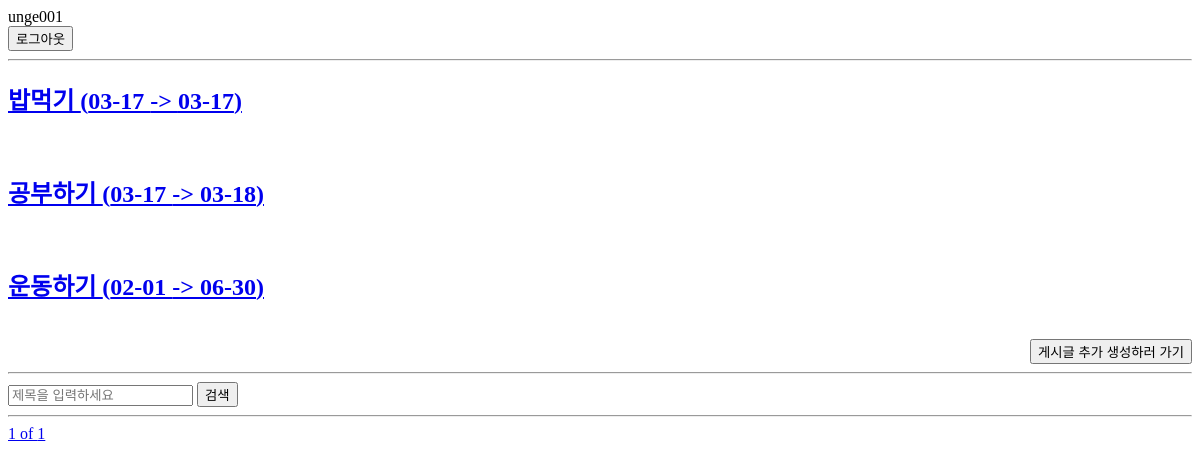
The page /todo/ (signed in) on the database as committed earlier.
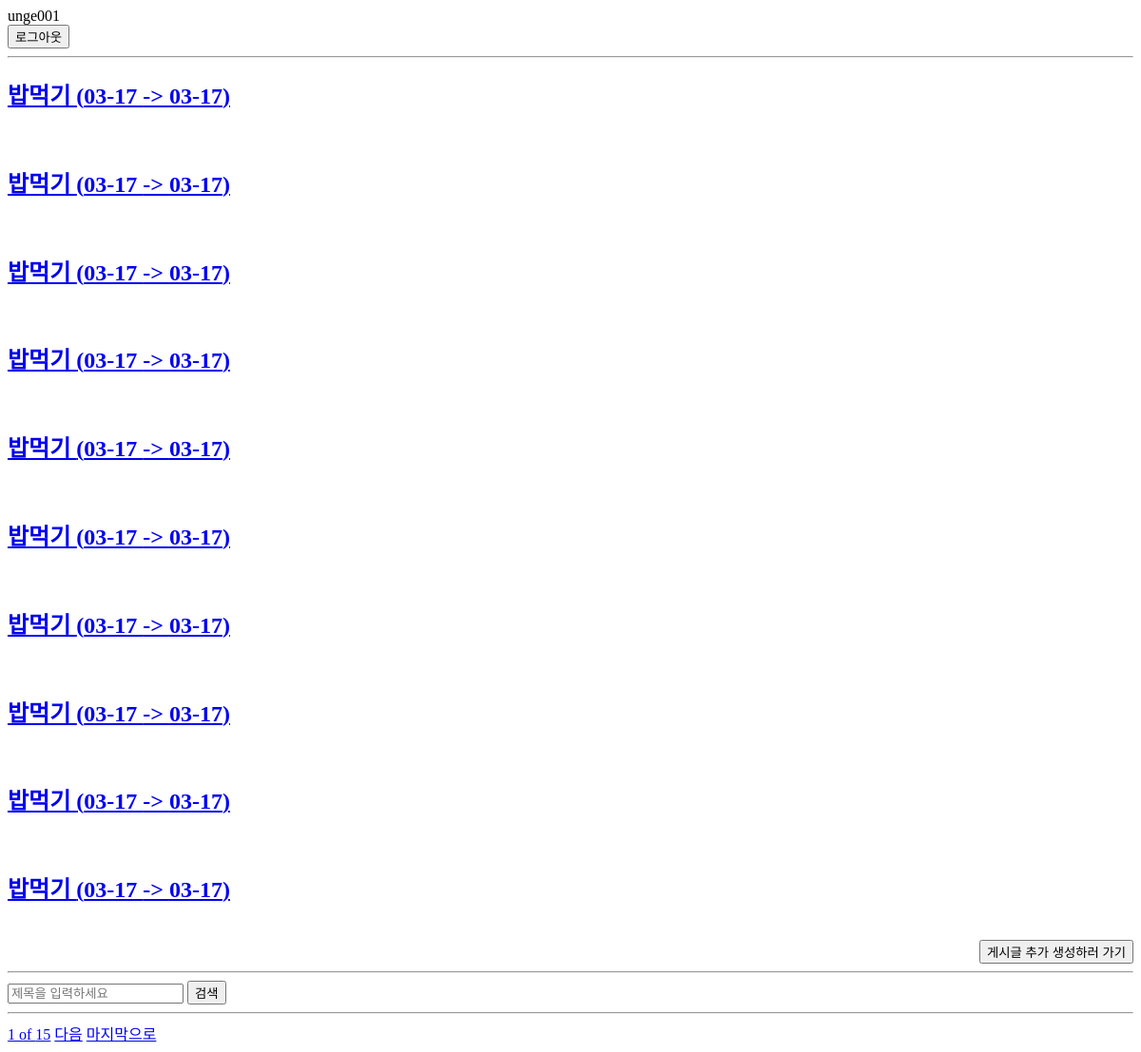
The same page on the database as committed later.
### todo/models.py (models this page shows, shortened)
class Todo(models.Model):
    author = models.ForeignKey(User,on_delete=models.CASCADE)
    title = models.CharField(max_length=200)
    description = models.TextField()
    start_date = models.DateField(default=datetime.now)
    end_date = models.DateField(default=datetime.now)
    is_completed = models.BooleanField(default=False)
    create_at = models.DateTimeField(auto_now_add=True)
    modified_at = models.DateTimeField(auto_now=True)
    class Meta:
        verbose_name = "할일"
        verbose_name_plural = "할일 목록"

### todo/views.py (the view)
# urls.py: path('',views.todo_list,name='todo_list'),
@login_required(login_url=settings.LOGIN_URL)
def todo_list(request):
    todos = Todo.objects.all()
    user_todo = todos.filter(author=request.user).order_by('end_date')
    if not user_todo:
        return render(request,'todo_list.html',{'todos':None,'msg':'아직 게시글이 없습니다'})
    q = request.GET.get('q')
    if q:
        user_todo = user_todo.filter(title__icontains=q)
    paginator = Paginator(user_todo,10)
    page = request.GET.get('page',1)
    page_obj = paginator.get_page(page)
    context = {'todos': user_todo,'page_obj':page_obj}
    return render(request,'todo_list.html',context)

### templates/todo_list.html (shortened to what this page needs)
{% extends 'base.html' %}
{% block content %}
    {% if not todos %}
        <h2>{{ msg }}</h2>
        <form method="POST" action="{% url 'todo_create' %}">
            {% csrf_token %}
            <button>게시글 생성하러 가기</button>
        </form>
    {% else %}
        {% for todo in page_obj %}
            <h2><a href="{% url 'todo_detail' todo.pk %}">{{ todo.title }} ({{ todo.start_date | date:"m-d"}} -> {{ todo.end_date | date:"m-d"}})</a></h2><br>
        {% endfor %}
        <form style="text-align: right" method="POST" action="{% url 'todo_create' %}">
            <button>게시글 추가 생성하러 가기</button>
        </form>
    {% endif %}
    <hr>
    <div>
        <form method="GET">
            <input name="q" type="text" value="{% if request.GET.q %}{{ request.GET.q }}{% endif %}" placeholder="제목을 입력하세요">
            <button>검색</button>
        </form>
    </div>
    <hr>
    <div>
    <a href="?page={{ page_obj.number }}&q={% if request.GET.q %}{{ request.GET.q }}{% endif %}">{{ page_obj.number }} of {{ page_obj.paginator.num_pages }}</a>
    {% if page_obj.has_next %}
        <a href="?page={{ page_obj.next_page_number }}&q={% if request.GET.q %}{{ request.GET.q }}{% endif %}">다음</a>
        <a href="?page={{ page_obj.paginator.num_pages }}&q={% if request.GET.q %}{{ request.GET.q }}{% endif %}">마지막으로</a>
    {% endif %}
    </div>
{% endblock %}

### templates/base.html (shortened to what this page needs)
<!doctype html>
<html lang="en">
<head>
</head>
<body>
    <nav>
        {% if not request.user.is_authenticated %}
            <div>
                <a href="{% url 'login' %}">로그인</a>
                <a href="{% url 'sign_up' %}">회원가입</a>
                <hr>
            </div>
        {% else %}
            <div style="display: inline;">{{ request.user.username }}
                <form method="POST" action="{% url 'logout' %}">
                    <button>로그아웃</button>
                </form>
            </div>
            <hr>
        {% block content %}
        {% endblock %}
        {% endif %}
    </nav>
</body>
</html>

Rows that differ between the two databases and show on the page:
no longer on this page (row unchanged): Todo: title "공부하기", start_date "03-17", end_date "03-18"
no longer on this page (row unchanged): Todo: title "운동하기", start_date "02-01", end_date "06-30"
added Todo: title "밥먹기", start_date "03-17", end_date "03-17"
added Todo: title "밥먹기", start_date "03-17", end_date "03-17"
added Todo: title "밥먹기", start_date "03-17", end_date "03-17"
added Todo: title "밥먹기", start_date "03-17", end_date "03-17"
added Todo: title "밥먹기", start_date "03-17", end_date "03-17"
added Todo: title "밥먹기", start_date "03-17", end_date "03-17"
added Todo: title "밥먹기", start_date "03-17", end_date "03-17"
added Todo: title "밥먹기", start_date "03-17", end_date "03-17"
added Todo: title "밥먹기", start_date "03-17", end_date "03-17"
Other text that changed with them:
{{ page_obj.paginator.num_pages }}: "1" → "15"
text now shown: "다음 마지막으로"
